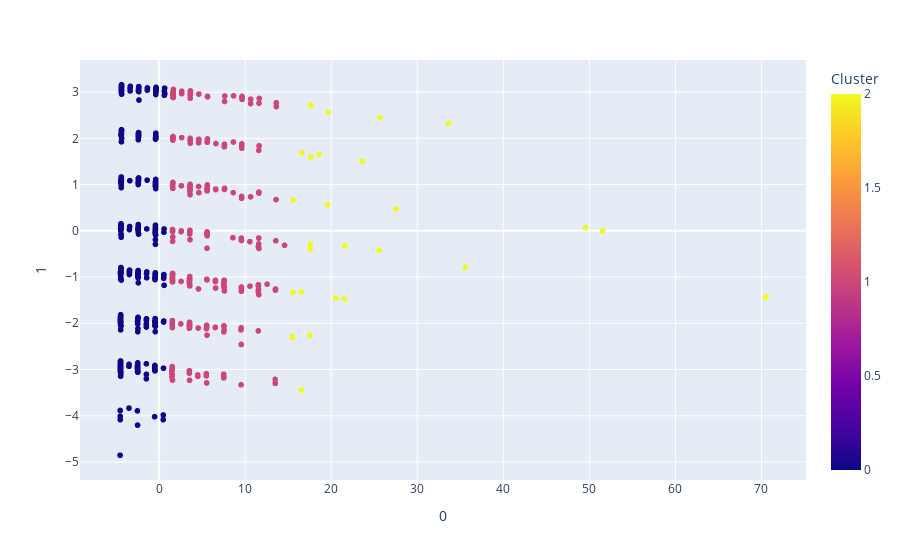

Notebook code cell kept with this figure:
### Code cell
fig = px.scatter(pd.concat([finaldf, pca_df], axis = 1),
                 x = 0, y = 1, color='Cluster', hover_data=['category','G3'])
fig.show()

### Figure 1 — Plotly figure (JSON) as saved in the notebook; plotly's stock layout.template omitted (floating-point values rounded to 4 significant figures; data arrays with more than 128 entries replaced by an {"elided": "..."} marker saying what was removed)
{"data": [{"customdata": {"elided": "1044x2 int values"}, "hovertemplate": "0=%{x}<br>1=%{y}<br>category=%{customdata[0]}<br>G3=%{customdata[1]}<br>Cluster=%{marker.color}<extra></extra>", "legendgroup": "", "marker": {"color": {"elided": "1044 int values"}, "coloraxis": "coloraxis", "symbol": "circle"}, "mode": "markers", "name": "", "showlegend": false, "type": "scattergl", "x": {"elided": "1044 float values"}, "xaxis": "x", "y": {"elided": "1044 float values"}, "yaxis": "y"}], "layout": {"coloraxis": {"colorbar": {"title": {"text": "Cluster"}}, "colorscale": [[0, "#0d0887"], [0.1111, "#46039f"], [0.2222, "#7201a8"], [0.3333, "#9c179e"], [0.4444, "#bd3786"], [0.5556, "#d8576b"], [0.6667, "#ed7953"], [0.7778, "#fb9f3a"], [0.8889, "#fdca26"], [1, "#f0f921"]]}, "legend": {"tracegroupgap": 0}, "margin": {"t": 60}, "xaxis": {"anchor": "y", "domain": [0, 1], "title": {"text": "0"}}, "yaxis": {"anchor": "x", "domain": [0, 1], "title": {"text": "1"}}}}
